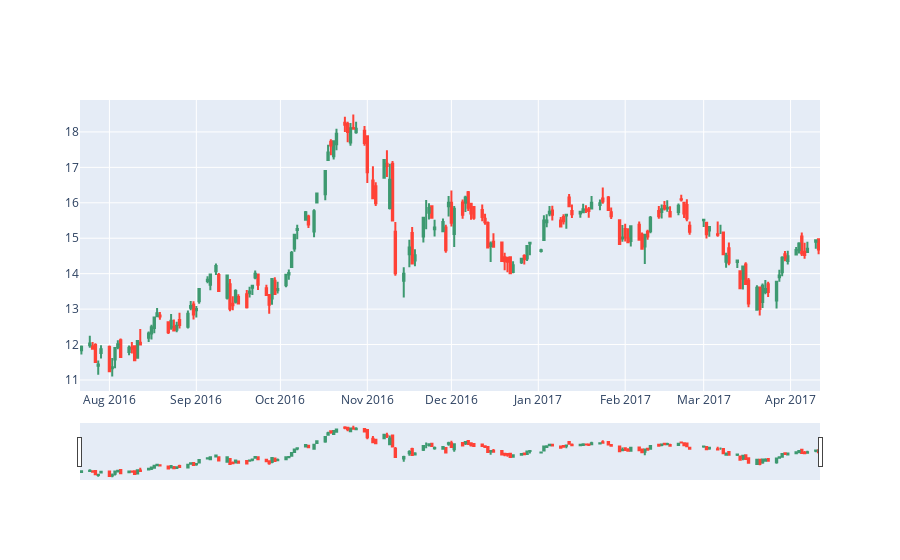

Notebook cell for this chart:
### Markdown cell above
**Candles dos ultimos 6 meses..**

### Code cell
dataset2 = dataset.head(180)
dados = go.Candlestick(x=dataset2.Date,
                       open=dataset2.Open,
                       high=dataset2.High,
                       low=dataset2.Low,
                       close=dataset2.Close,
                       )

data=[dados]
py.offline.iplot(data,filename='grafico_candlestick')

### Figure 1 — Plotly figure (JSON) as saved in the notebook; plotly's stock layout.template omitted (floating-point values rounded to 4 significant figures; data arrays with more than 128 entries replaced by an {"elided": "..."} marker saying what was removed)
{"data": [{"type": "candlestick", "high": {"elided": "180 float values"}, "low": {"elided": "180 float values"}, "x": {"elided": "180 str values"}, "close": {"elided": "180 float values"}, "open": {"elided": "180 float values"}}], "layout": {}}
